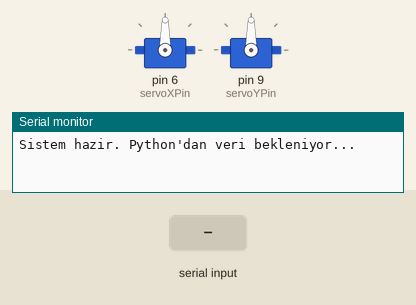
Recording of a sketch running on a simulated Arduino Uno, built with avr-gcc and run on an emulated ATmega328P. Shown: 2 × servo, the last lines printed to the serial monitor. The test bench sets the inputs (shaded band).

Above: at 1.2 s.
1.3 s: "90,45\n" received over Serial
At 2.1 s:
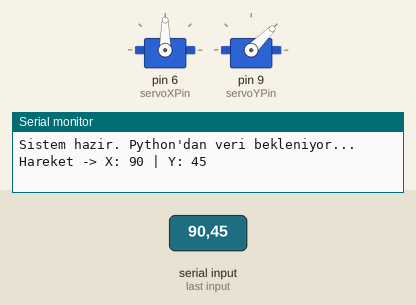
2.8 s: "30,150\n" received over Serial
At 3.2 s:
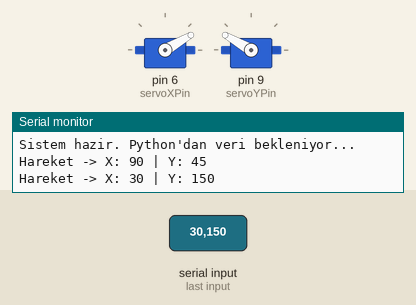
4.3 s: "5\n" received over Serial
At 6.1 s:
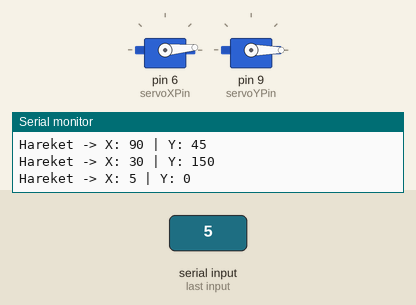
6.8 s: "90\n" received over Serial
At 8.1 s:
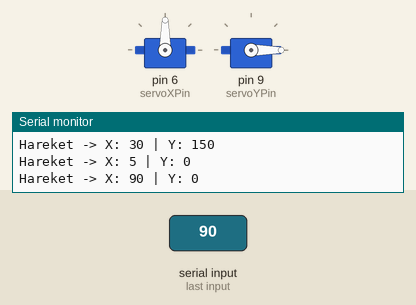
9.3 s: "200\n" received over Serial
At 11.2 s:
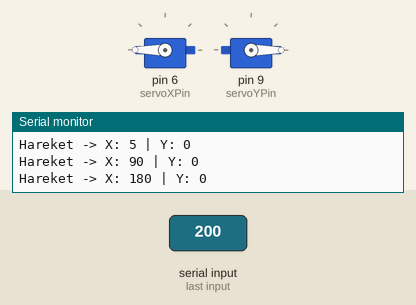
11.8 s: "1,90\n" received over Serial
At 12.4 s:
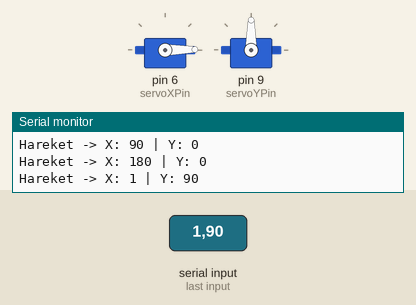
Timing chart, 0 to 14.3 s (numbered marks = the images above; inputs shaded):
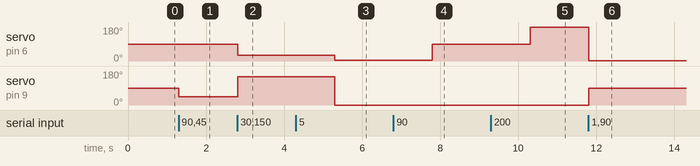

The sketch:

stm32_servo.ino
```cpp
#include <Servo.h>

Servo servoX;
Servo servoY;

const int servoXPin = 6;
const int servoYPin = 9;

void setup() {
  Serial.begin(9600);

  servoX.attach(servoXPin);
  servoY.attach(servoYPin);

  servoX.write(90);
  servoY.write(90);

  Serial.println("Sistem hazir. Python'dan veri bekleniyor...");
}

void loop() {
  if (Serial.available() > 0) {

    int angle_x = Serial.parseInt();
    int angle_y = Serial.parseInt();

    while(Serial.available() > 0 && Serial.read() != '\n');

    angle_x = constrain(angle_x, 0, 180);
    angle_y = constrain(angle_y, 0, 180);

    servoX.write(angle_x);
    servoY.write(angle_y);

    Serial.print("Hareket -> X: ");
    Serial.print(angle_x);
    Serial.print(" | Y: ");
    Serial.println(angle_y);
  }
}
```

Measured:
- after the input at 1.3 s, servo on pin 9 (servoYPin): 90° → 45° at once
- after the input at 2.8 s, servo on pin 6 (servoXPin): 90° → 30° at once; servo on pin 9 (servoYPin): 45° → 150° at once
- after the input at 4.3 s, servo on pin 6 (servoXPin): 30° → 5° after 1.0 s; servo on pin 9 (servoYPin): 150° → 0° after 1.0 s
- after the input at 6.8 s, servo on pin 6 (servoXPin): 5° → 90° after 1.0 s
- after the input at 9.3 s, servo on pin 6 (servoXPin): 90° → 180° after 1.0 s
- after the input at 11.8 s, servo on pin 6 (servoXPin): 180° → 1° at once; servo on pin 9 (servoYPin): 0° → 90° at once
